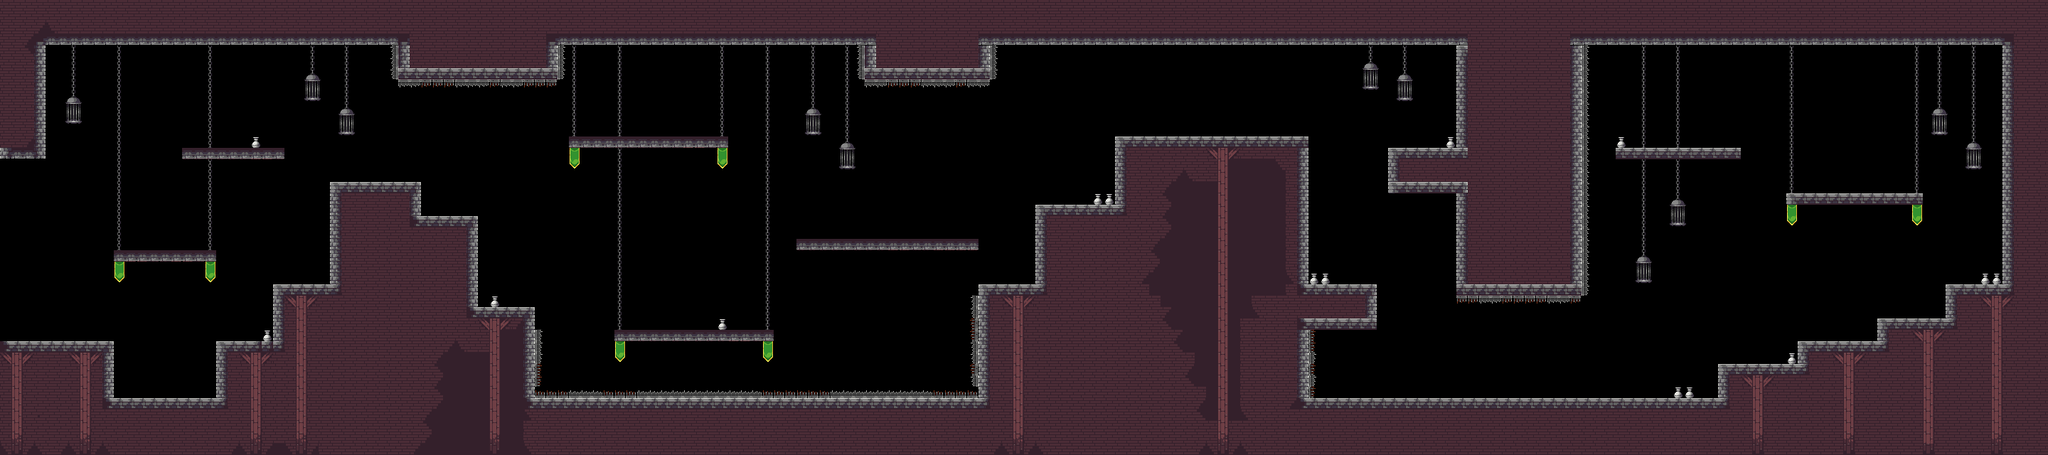

This is a level from a 2D game, rendered from its Tiled map with the project's own tilesets. A one-line summary and the map file follow, with tile-layer data summarised:
An orthogonal 180x40 tile map with 16x16 px tiles, 2 tile layers (Suelo, Decoracion).

<map version="1.0" orientation="orthogonal" renderorder="left-up" width="180" height="40" tilewidth="16" tileheight="16" nextobjectid="5">
 <tileset firstgid="1" name="Tileset" tilewidth="16" tileheight="16" tilecount="322">
  <image source="Tileset.png" trans="ff00ff" width="368" height="224" />
 </tileset>
 <layer name="Suelo" width="180" height="40">
  <data>[7200 cells, 3483 non-empty, 40 distinct tile ids]</data>
 </layer>
 <layer name="Decoracion" width="180" height="40">
  <data>[7200 cells, 326 non-empty, 14 distinct tile ids]</data>
 </layer>
</map>
